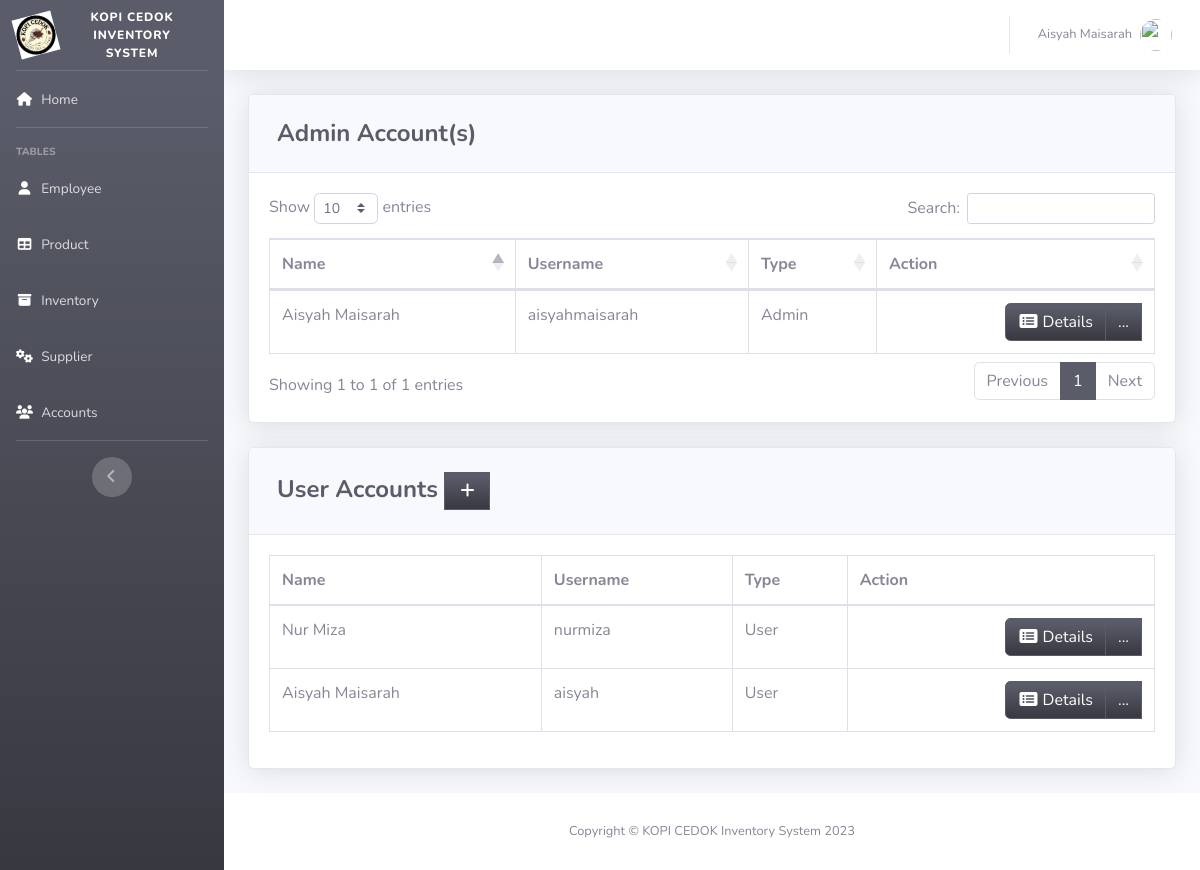
Screenshot of /pages/user.php (signed in) with the database file from the repository.
### tables this page shows
CREATE TABLE `users` (
  `ID` int(11) NOT NULL,
  `EMPLOYEE_ID` int(11) DEFAULT NULL,
  `USERNAME` varchar(50) DEFAULT NULL,
  `PASSWORD` varchar(50) DEFAULT NULL,
  `TYPE_ID` int(11) DEFAULT NULL
);

CREATE TABLE `employee` (
  `EMPLOYEE_ID` int(11) NOT NULL,
  `FIRST_NAME` varchar(50) DEFAULT NULL,
  `LAST_NAME` varchar(50) DEFAULT NULL,
  `GENDER` varchar(50) DEFAULT NULL,
  `EMAIL` varchar(100) DEFAULT NULL,
  `PHONE_NUMBER` varchar(30) DEFAULT NULL,
  `JOB_ID` int(11) DEFAULT NULL,
  `HIRED_DATE` varchar(50) DEFAULT NULL,
  `LOCATION_ID` int(11) DEFAULT NULL
);

CREATE TABLE `type` (
  `TYPE_ID` int(11) NOT NULL,
  `TYPE` varchar(50) DEFAULT NULL
);

### pages/user.php (the view, shortened to what this page needs)
<?php
include'../includes/connection.php';
include'../includes/sidebar.php';
?>
         <div class="card shadow mb-4">
            <div class="card-header py-3">
              <h4 class="m-2 font-weight-bold text-dark">Admin Account(s)</h4>
            </div>
            <div class="card-body">
            <div class="table-responsive">
           <table class="table table-bordered" id="dataTable" width="100%" cellspacing="0">
               <thead>
                   <tr>
                       <th>Name</th>
                       <th>Username</th>
                       <th>Type</th>
                       <th>Action</th>
                   </tr>
               </thead>
          <tbody>
<?php
    $query = 'SELECT ID, FIRST_NAME,LAST_NAME,USERNAME, t.TYPE
              FROM users u
              JOIN employee e ON e.EMPLOYEE_ID=u.EMPLOYEE_ID
              JOIN type t ON t.TYPE_ID=u.TYPE_ID
              WHERE u.TYPE_ID=1';
        $result = mysqli_query($db, $query) or die (mysqli_error($db));
            while ($row = mysqli_fetch_assoc($result)) {
                echo '<tr>';
                echo '<td>'. $row['FIRST_NAME'].' '. $row['LAST_NAME'].'</td>';
                echo '<td>'. $row['USERNAME'].'</td>';
                echo '<td>'. $row['TYPE'].'</td>';
                      echo '<td align="right"> <div class="btn-group">
                              <a type="button" class="btn btn-dark bg-gradient-dark" href="us_searchfrm.php?action=edit & id='.$row['ID'] . '"><i class="fas fa-fw fa-list-alt"></i> Details</a>
                            <div class="btn-group">
                              <a type="button" class="btn btn-dark bg-gradient-dark dropdown no-arrow" data-toggle="dropdown" style="color:white;">
                              ... <span class="caret"></span></a>
                            <ul class="dropdown-menu text-center" role="menu">
                                <li>
                                  <a type="button" class="btn btn-warning bg-gradient-warning btn-block" style="border-radius: 0px;" href="us_edit.php?action=edit & id='.$row['ID']. '">
                                    <i class="fas fa-fw fa-edit"></i> Edit
                                  </a>
                                </li>
                                </li>
                            </ul>
                            </div>
                          </div></td>';
                echo '</tr> ';
                        }
?>
                                </tbody>
                            </table>
                        </div>
                    </div>
                  </div>
         <div class="card shadow mb-4">
            <div class="card-header py-3">
              <h4 class="m-2 font-weight-bold text-dark">User Accounts&nbsp;<a  href="#" data-toggle="modal" data-target="#supplierModal" type="button" class="btn btn-dark bg-gradient-dark" style="border-radius: 0px;"><i class="fas fa-fw fa-plus"></i></a></h4>
            </div>
            <div class="card-body">
            <div class="table-responsive">
           <table class="table table-bordered" id="dataTable" width="100%" cellspacing="0">
               <thead>
                   <tr>
                       <th>Name</th>
                       <th>Username</th>
                       <th>Type</th>
                       <th>Action</th>
                   </tr>
               </thead>
          <tbody>
<?php
    $query = 'SELECT ID, FIRST_NAME,LAST_NAME,USERNAME, t.TYPE
              FROM users u
              JOIN employee e ON e.EMPLOYEE_ID=u.EMPLOYEE_ID
              JOIN type t ON t.TYPE_ID=u.TYPE_ID
              WHERE u.TYPE_ID=2';
        $result = mysqli_query($db, $query) or die (mysqli_error($db));
            while ($row = mysqli_fetch_assoc($result)) {
                echo '<tr>';
                echo '<td>'. $row['FIRST_NAME'].' '. $row['LAST_NAME'].'</td>';
                echo '<td>'. $row['USERNAME'].'</td>';
                echo '<td>'. $row['TYPE'].'</td>';
                      echo '<td align="right"> <div class="btn-group">
                              <a type="button" class="btn btn-dark bg-gradient-dark" href="us_searchfrm.php?action=edit & id='.$row['ID'] . '"><i class="fas fa-fw fa-list-alt"></i> Details</a>
                            <div class="btn-group">
                              <a type="button" class="btn btn-dark bg-gradient-dark dropdown no-arrow" data-toggle="dropdown" style="color:white;">
                              ... <span class="caret"></span></a>
                            <ul class="dropdown-menu text-center" role="menu">
                                <li>
                                  <a type="button" class="btn btn-warning bg-gradient-warning btn-block" style="border-radius: 0px;" href="us_edit.php?action=edit & id='.$row['ID']. '">
                                    <i class="fas fa-fw fa-edit"></i> Edit
                                  </a>
                                </li>
                            </ul>
                            </div>
                          </div></td>';
                echo '</tr> ';
                        }
?>
                                </tbody>
                            </table>
                        </div>
                    </div>
                  </div>
<?php
include'../includes/footer.php';
?>

### includes/sidebar.php (style rules this page uses)
.bg-gradient-dark { background-color: #5a5c69; background-image: linear-gradient(180deg, #5a5c69 10%, #373840 100%); background-size: cover; }

### rows the page displays
users: EMPLOYEE_ID.FIRST_NAME "Aisyah", EMPLOYEE_ID.LAST_NAME "Maisarah", USERNAME "aisyahmaisarah", TYPE_ID.TYPE "Admin"
users: EMPLOYEE_ID.FIRST_NAME "Nur", EMPLOYEE_ID.LAST_NAME "Miza", USERNAME "nurmiza", TYPE_ID.TYPE "User"
users: EMPLOYEE_ID.FIRST_NAME "Aisyah", EMPLOYEE_ID.LAST_NAME "Maisarah", USERNAME "aisyah", TYPE_ID.TYPE "User"

### other values shown
$_SESSION['FIRST_NAME'] "Aisyah"
$_SESSION['LAST_NAME'] "Maisarah"
